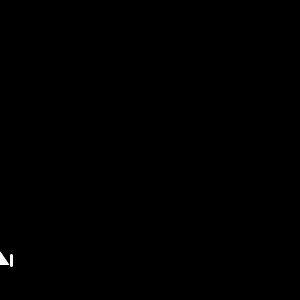
Frame 1 (no input)
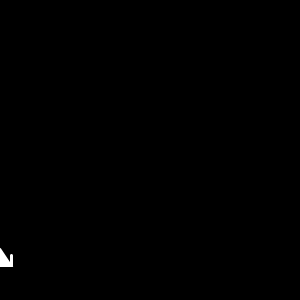
Frame 60 (the mouse pressed at the canvas centre just before this capture)
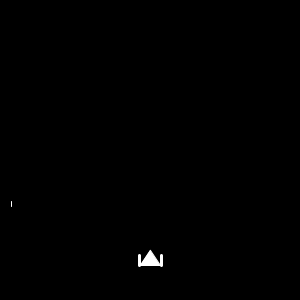
Frame 120 (the mouse held since frame 60 and released just before this capture)

The Processing sketch that drew these frames (run headless with seeded random() and noise(); from frame 60 on, the mouse is pressed at the canvas centre):

// Processing sketch: processing_36401
// ── processing_36401.pde

Boolean fire; //controls missiles
int xmouse; //makes sure the missiles don't travel with the ship but instead straight

void setup() {
  size(300, 300);
  background(0);
  fire = false;

}

int launch = 35;


void draw() { //makses the ship move left and right

  background(0);

  //Spaceship
  triangle(mouseX, height-50, mouseX-10, height-35, mouseX+10, height-35);
  strokeWeight(3);
  stroke(255);
  //Blasters
  line(mouseX-11, height-35, mouseX-11, height-45);  
  line(mouseX+11, height-35, mouseX+11, height-45);
  
  if(fire){ //this function fires the missles from the ship
    strokeWeight(1);
    line(xmouse+11, height-launch, xmouse+11, height-launch-5); 
    line(xmouse-11, height-launch, xmouse-11, height-launch-5);
    launch++;
  }else{
    launch=35; //resets the starting location of the missiles
  }

}

void mousePressed(){ //fires the missiles when the mouse is clicked
  
  if(fire){
    fire = false;
    xmouse=mouseX;
  }else{
    fire = true;
  }
    
  
}
